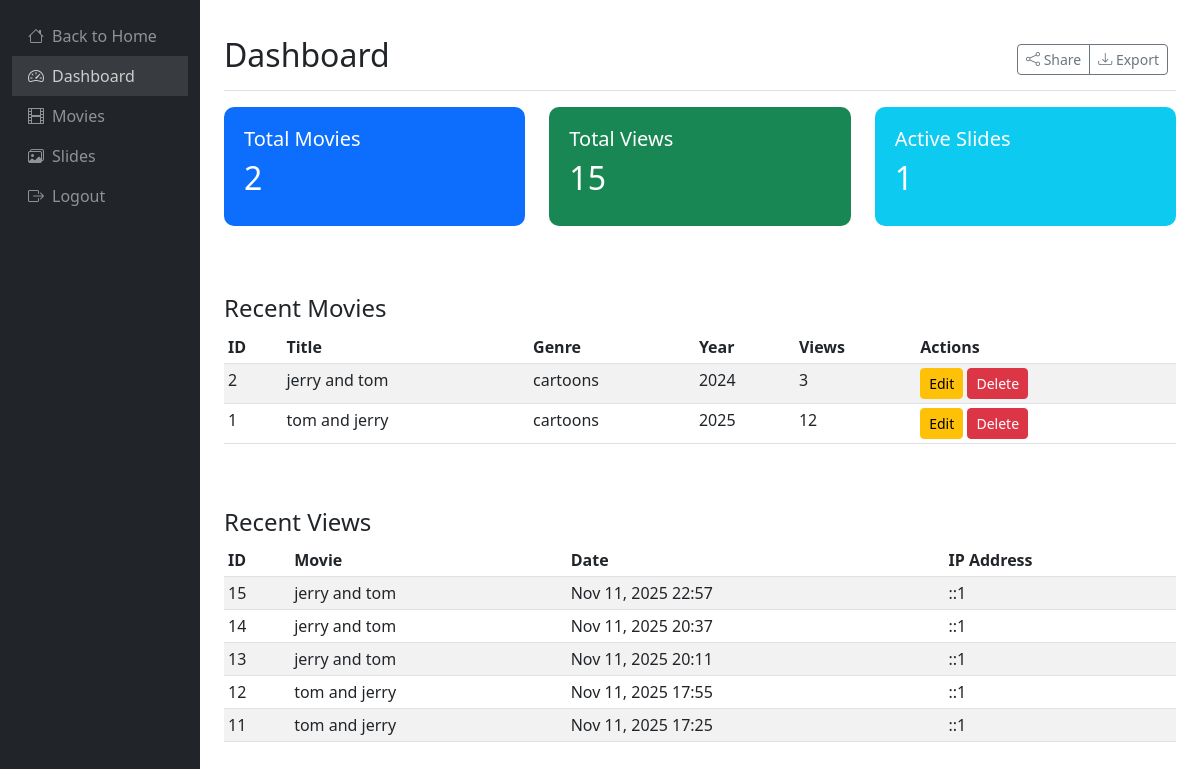
/dashboard.php (signed in), run on the app's committed database.
### tables this page shows
CREATE TABLE `movies` (
  `id` int(11) NOT NULL,
  `title` varchar(100) NOT NULL,
  `description` text DEFAULT NULL,
  `release_year` int(11) DEFAULT NULL,
  `duration` int(11) DEFAULT NULL,
  `poster_url` varchar(255) DEFAULT NULL,
  `video_url` varchar(255) DEFAULT NULL,
  `genre_id` int(11) DEFAULT NULL,
  `featured` tinyint(1) DEFAULT 0,
  `created_at` timestamp NOT NULL DEFAULT current_timestamp(),
  `updated_at` timestamp NOT NULL DEFAULT current_timestamp() ON UPDATE current_timestamp()
);

CREATE TABLE `genres` (
  `id` int(11) NOT NULL,
  `name` varchar(50) NOT NULL
);

CREATE TABLE `views` (
  `id` int(11) NOT NULL,
  `movie_id` int(11) NOT NULL,
  `view_date` timestamp NOT NULL DEFAULT current_timestamp(),
  `ip_address` varchar(45) DEFAULT NULL
);

### dashboard.php (the view, shortened to what this page needs)
<?php
include '../config.php';
?>
<!DOCTYPE html>
<html lang="en">
<head>
    <link href="https://cdn.jsdelivr.net/npm/bootstrap@5.3.0/dist/css/bootstrap.min.css" rel="stylesheet">
    <link rel="stylesheet" href="https://cdn.jsdelivr.net/npm/bootstrap-icons@1.10.0/font/bootstrap-icons.css">
</head>
<body>
    <div class="container-fluid">
        <div class="row">
            <div class="col-md-3 col-lg-2 d-md-block sidebar bg-dark">
                <div class="position-sticky pt-3">
                    <ul class="nav flex-column">
                        <li class="nav-item">
                            <a class="nav-link" href="../index.php">
                                <i class="bi bi-house me-2"></i>Back to Home
                            </a>
                        </li>
                        <li class="nav-item">
                            <a class="nav-link active" href="dashboard.php">
                                <i class="bi bi-speedometer2 me-2"></i>Dashboard
                            </a>
                        </li>
                        <li class="nav-item">
                            <a class="nav-link" href="movies.php">
                                <i class="bi bi-film me-2"></i>Movies
                            </a>
                        </li>
                        <li class="nav-item">
                            <a class="nav-link" href="slides.php">
                                <i class="bi bi-images me-2"></i>Slides
                            </a>
                        </li>
                        <li class="nav-item">
                            <a class="nav-link" href="logout.php">
                                <i class="bi bi-box-arrow-right me-2"></i>Logout
                            </a>
                        </li>
                    </ul>
                </div>
            </div>
            <div class="col-md-9 ms-sm-auto col-lg-10 px-md-4 main-content">
                <div class="d-flex justify-content-between flex-wrap flex-md-nowrap align-items-center pt-3 pb-2 mb-3 border-bottom">
                    <h1 class="h2">Dashboard</h1>
                    <div class="btn-toolbar mb-2 mb-md-0">
                        <div class="btn-group me-2">
                            <button type="button" class="btn btn-sm btn-outline-secondary" onclick="shareDashboard()"><i class="bi bi-share"></i> Share</button>
                            <button type="button" class="btn btn-sm btn-outline-secondary" onclick="exportDashboard()"><i class="bi bi-download"></i> Export</button>
                        </div>
                    </div>
                </div>
                <div class="row">
                    <div class="col-md-4">
                        <div class="stat-card bg-primary">
                            <h5>Total Movies</h5>
                            <?php
                            $stmt = $pdo->query("SELECT COUNT(*) as total FROM movies");
                            $count = $stmt->fetch();
                            ?>
                            <h2><?= $count['total'] ?></h2>
                        </div>
                    </div>
                    <div class="col-md-4">
                        <div class="stat-card bg-success">
                            <h5>Total Views</h5>
                            <?php
                            $stmt = $pdo->query("SELECT COUNT(*) as total FROM views");
                            $count = $stmt->fetch();
                            ?>
                            <h2><?= $count['total'] ?></h2>
                        </div>
                    </div>
                    <div class="col-md-4">
                        <div class="stat-card bg-info">
                            <h5>Active Slides</h5>
                            <?php
                            $stmt = $pdo->query("SELECT COUNT(*) as total FROM slides WHERE active = TRUE");
                            $count = $stmt->fetch();
                            ?>
                            <h2><?= $count['total'] ?></h2>
                        </div>
                    </div>
                </div>
                <div class="mt-5">
                    <h4>Recent Movies</h4>
                    <div class="table-responsive">
                        <table class="table table-striped table-sm">
                            <thead>
                                <tr>
                                    <th>ID</th>
                                    <th>Title</th>
                                    <th>Genre</th>
                                    <th>Year</th>
                                    <th>Views</th>
                                    <th>Actions</th>
                                </tr>
                            </thead>
                            <tbody>
                                <?php
                                $stmt = $pdo->query("SELECT m.id, m.title, m.release_year, g.name as genre,
                                                    (SELECT COUNT(*) FROM views WHERE movie_id = m.id) as views
                                                    FROM movies m LEFT JOIN genres g ON m.genre_id = g.id
                                                    ORDER BY m.created_at DESC LIMIT 5");
                                while ($movie = $stmt->fetch(PDO::FETCH_ASSOC)) {
                                    echo '<tr>';
                                    echo '<td>'.$movie['id'].'</td>';
                                    echo '<td>'.$movie['title'].'</td>';
                                    echo '<td>'.$movie['genre'].'</td>';
                                    echo '<td>'.$movie['release_year'].'</td>';
                                    echo '<td>'.$movie['views'].'</td>';
                                    echo '<td>
                                            <a href="movies.php?action=edit&id='.$movie['id'].'" class="btn btn-sm btn-warning">Edit</a>
                                            <a href="movies.php?action=delete&id='.$movie['id'].'" class="btn btn-sm btn-danger" onclick="return confirm(\'Are you sure?\')">Delete</a>
                                          </td>';
                                    echo '</tr>';
                                }
                                ?>
                            </tbody>
                        </table>
                    </div>
                </div>
                <div class="mt-5">
                    <h4>Recent Views</h4>
                    <div class="table-responsive">
                        <table class="table table-striped table-sm">
                            <thead>
                                <tr>
                                    <th>ID</th>
                                    <th>Movie</th>
                                    <th>Date</th>
                                    <th>IP Address</th>
                                </tr>
                            </thead>
                            <tbody>
                                <?php
                                $stmt = $pdo->query("SELECT v.id, m.title, v.view_date, v.ip_address
                                                    FROM views v JOIN movies m ON v.movie_id = m.id
                                                    ORDER BY v.view_date DESC LIMIT 5");
                                while ($view = $stmt->fetch(PDO::FETCH_ASSOC)) {
                                    echo '<tr>';
                                    echo '<td>'.$view['id'].'</td>';
                                    echo '<td>'.$view['title'].'</td>';
                                    echo '<td>'.date('M d, Y H:i', strtotime($view['view_date'])).'</td>';
                                    echo '<td>'.$view['ip_address'].'</td>';
                                    echo '</tr>';
                                }
                                ?>
                            </tbody>
                        </table>
                    </div>
                </div>
            </div>
        </div>
    </div>
</body>
</html>

### dashboard.php (style rules this page uses)
.sidebar { min-height: 100vh; background: #343a40; }
.sidebar .nav-link { color: rgba(255,255,255,.5); }
.sidebar .nav-link:hover, .sidebar .nav-link.active { color: rgba(255,255,255,.75); background: rgba(255,255,255,.1); }
.main-content { padding: 20px; }
.stat-card { border-radius: 10px; padding: 20px; color: white; margin-bottom: 20px; }

### data on the page
movies: id "2", title "jerry and tom", genre.name "cartoons", release_year "2024", views "3"
movies: id "1", title "tom and jerry", genre.name "cartoons", release_year "2025", views "12"
views: id "15", movie.title "jerry and tom", view_date "Nov 11, 2025 22:57", ip_address "::1"
views: id "14", movie.title "jerry and tom", view_date "Nov 11, 2025 20:37", ip_address "::1"
views: id "13", movie.title "jerry and tom", view_date "Nov 11, 2025 20:11", ip_address "::1"
views: id "12", movie.title "tom and jerry", view_date "Nov 11, 2025 17:55", ip_address "::1"
views: id "11", movie.title "tom and jerry", view_date "Nov 11, 2025 17:25", ip_address "::1"

### other printed values
$count['total'] "2"
$count['total'] "15"
$count['total'] "1"
